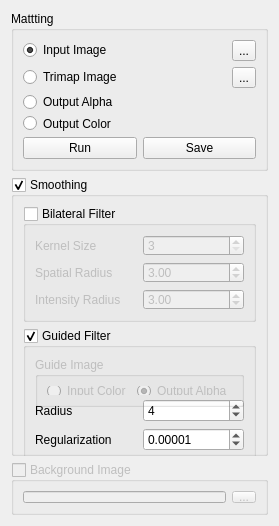
<?xml version="1.0" encoding="UTF-8"?>
<ui version="4.0">
 <class>AlphaMattingWidget</class>
 <widget class="QWidget" name="AlphaMattingWidget">
  <property name="geometry">
   <rect>
    <x>0</x>
    <y>0</y>
    <width>248</width>
    <height>522</height>
   </rect>
  </property>
  <property name="windowTitle">
   <string>Alpha Matting</string>
  </property>
  <layout class="QVBoxLayout" name="verticalLayout_4">
   <item>
    <widget class="QGroupBox" name="mattingGroupBox">
     <property name="maximumSize">
      <size>
       <width>16777215</width>
       <height>160</height>
      </size>
     </property>
     <property name="title">
      <string>Mattting</string>
     </property>
     <layout class="QVBoxLayout" name="verticalLayout_3">
      <item>
       <layout class="QHBoxLayout" name="horizontalLayout">
        <item>
         <widget class="QRadioButton" name="inputImageRadioButton">
          <property name="text">
           <string>Input Image</string>
          </property>
          <property name="checked">
           <bool>true</bool>
          </property>
         </widget>
        </item>
        <item>
         <widget class="QToolButton" name="inputImgToolButton">
          <property name="text">
           <string>...</string>
          </property>
         </widget>
        </item>
       </layout>
      </item>
      <item>
       <layout class="QHBoxLayout" name="horizontalLayout_2">
        <item>
         <widget class="QRadioButton" name="trimapImageRadioButton">
          <property name="text">
           <string>Trimap Image</string>
          </property>
         </widget>
        </item>
        <item>
         <widget class="QToolButton" name="trimapImgToolButton">
          <property name="text">
           <string>...</string>
          </property>
         </widget>
        </item>
       </layout>
      </item>
      <item>
       <layout class="QVBoxLayout" name="verticalLayout">
        <item>
         <widget class="QRadioButton" name="outputAlphaRadioButton">
          <property name="text">
           <string>Output Alpha</string>
          </property>
         </widget>
        </item>
        <item>
         <widget class="QRadioButton" name="outputColorRadioButton">
          <property name="text">
           <string>Output Color</string>
          </property>
         </widget>
        </item>
       </layout>
      </item>
      <item>
       <layout class="QHBoxLayout" name="horizontalLayout_5">
        <item>
         <widget class="QPushButton" name="runPushButton">
          <property name="text">
           <string>Run</string>
          </property>
         </widget>
        </item>
        <item>
         <widget class="QPushButton" name="savePushButton">
          <property name="text">
           <string>Save</string>
          </property>
         </widget>
        </item>
       </layout>
      </item>
     </layout>
    </widget>
   </item>
   <item>
    <widget class="QGroupBox" name="filteringGroupBox">
     <property name="minimumSize">
      <size>
       <width>0</width>
       <height>279</height>
      </size>
     </property>
     <property name="title">
      <string>Smoothing</string>
     </property>
     <property name="checkable">
      <bool>true</bool>
     </property>
     <property name="checked">
      <bool>true</bool>
     </property>
     <layout class="QVBoxLayout" name="verticalLayout_2">
      <item>
       <widget class="QGroupBox" name="bilateralGroupBox">
        <property name="title">
         <string>Bilateral Filter</string>
        </property>
        <property name="checkable">
         <bool>true</bool>
        </property>
        <property name="checked">
         <bool>false</bool>
        </property>
        <layout class="QGridLayout" name="gridLayout">
         <item row="0" column="0">
          <widget class="QLabel" name="bilateralKernelLabel">
           <property name="text">
            <string>Kernel Size</string>
           </property>
          </widget>
         </item>
         <item row="0" column="1">
          <widget class="QSpinBox" name="bilateralKernelSpinBox">
           <property name="minimum">
            <number>3</number>
           </property>
           <property name="maximum">
            <number>99</number>
           </property>
           <property name="singleStep">
            <number>2</number>
           </property>
           <property name="value">
            <number>3</number>
           </property>
          </widget>
         </item>
         <item row="1" column="0">
          <widget class="QLabel" name="bilateralSpatialLabel">
           <property name="text">
            <string>Spatial Radius</string>
           </property>
          </widget>
         </item>
         <item row="1" column="1">
          <widget class="QDoubleSpinBox" name="bilateralSpatialSpinBox">
           <property name="singleStep">
            <double>1.000000000000000</double>
           </property>
           <property name="value">
            <double>3.000000000000000</double>
           </property>
          </widget>
         </item>
         <item row="2" column="0">
          <widget class="QLabel" name="bilateralIntensityLabel">
           <property name="text">
            <string>Intensity Radius</string>
           </property>
          </widget>
         </item>
         <item row="2" column="1">
          <widget class="QDoubleSpinBox" name="bilateralIntensitySpinBox">
           <property name="singleStep">
            <double>1.000000000000000</double>
           </property>
           <property name="value">
            <double>3.000000000000000</double>
           </property>
          </widget>
         </item>
        </layout>
       </widget>
      </item>
      <item>
       <widget class="QGroupBox" name="guidedGroupBox">
        <property name="minimumSize">
         <size>
          <width>0</width>
          <height>135</height>
         </size>
        </property>
        <property name="title">
         <string>Guided Filter</string>
        </property>
        <property name="checkable">
         <bool>true</bool>
        </property>
        <property name="checked">
         <bool>true</bool>
        </property>
        <layout class="QGridLayout" name="gridLayout_2">
         <item row="1" column="0">
          <widget class="QLabel" name="guidedKernelLabel">
           <property name="text">
            <string>Radius</string>
           </property>
          </widget>
         </item>
         <item row="1" column="1">
          <widget class="QSpinBox" name="guidedKernelSpinBox">
           <property name="minimum">
            <number>1</number>
           </property>
           <property name="maximum">
            <number>99</number>
           </property>
           <property name="singleStep">
            <number>1</number>
           </property>
           <property name="value">
            <number>4</number>
           </property>
          </widget>
         </item>
         <item row="2" column="0">
          <widget class="QLabel" name="guidedRegularizationLabel">
           <property name="text">
            <string>Regularization</string>
           </property>
          </widget>
         </item>
         <item row="2" column="1">
          <widget class="QDoubleSpinBox" name="guidedRegularizationSpinBox">
           <property name="decimals">
            <number>5</number>
           </property>
           <property name="singleStep">
            <double>0.001000000000000</double>
           </property>
           <property name="value">
            <double>0.000010000000000</double>
           </property>
          </widget>
         </item>
         <item row="0" column="0" colspan="2">
          <widget class="QGroupBox" name="guidedImageGroupBox">
           <property name="enabled">
            <bool>false</bool>
           </property>
           <property name="minimumSize">
            <size>
             <width>0</width>
             <height>50</height>
            </size>
           </property>
           <property name="title">
            <string>Guide Image</string>
           </property>
           <property name="checkable">
            <bool>false</bool>
           </property>
           <property name="checked">
            <bool>false</bool>
           </property>
           <layout class="QHBoxLayout" name="horizontalLayout_3">
            <item>
             <widget class="QRadioButton" name="guideInputColorRadioButton">
              <property name="text">
               <string>Input Color</string>
              </property>
              <property name="checked">
               <bool>false</bool>
              </property>
             </widget>
            </item>
            <item>
             <widget class="QRadioButton" name="guideOutputAlphaRadioButton">
              <property name="text">
               <string>Output Alpha</string>
              </property>
              <property name="checked">
               <bool>true</bool>
              </property>
             </widget>
            </item>
           </layout>
          </widget>
         </item>
        </layout>
       </widget>
      </item>
     </layout>
    </widget>
   </item>
   <item>
    <widget class="QGroupBox" name="backgroundImageGroupBox">
     <property name="enabled">
      <bool>false</bool>
     </property>
     <property name="minimumSize">
      <size>
       <width>0</width>
       <height>53</height>
      </size>
     </property>
     <property name="title">
      <string>Background Image</string>
     </property>
     <property name="checkable">
      <bool>true</bool>
     </property>
     <property name="checked">
      <bool>false</bool>
     </property>
     <layout class="QHBoxLayout" name="horizontalLayout_4">
      <item>
       <widget class="QLineEdit" name="backgroundImageLineEdit"/>
      </item>
      <item>
       <widget class="QToolButton" name="backgroundImageToolButton">
        <property name="text">
         <string>...</string>
        </property>
       </widget>
      </item>
     </layout>
    </widget>
   </item>
  </layout>
 </widget>
 <resources/>
 <connections>
  <connection>
   <sender>inputImgToolButton</sender>
   <signal>clicked()</signal>
   <receiver>AlphaMattingWidget</receiver>
   <slot>openInputImage()</slot>
   <hints>
    <hint type="sourcelabel">
     <x>233</x>
     <y>42</y>
    </hint>
    <hint type="destinationlabel">
     <x>132</x>
     <y>249</y>
    </hint>
   </hints>
  </connection>
  <connection>
   <sender>trimapImgToolButton</sender>
   <signal>clicked()</signal>
   <receiver>AlphaMattingWidget</receiver>
   <slot>openTrimapImage()</slot>
   <hints>
    <hint type="sourcelabel">
     <x>233</x>
     <y>69</y>
    </hint>
    <hint type="destinationlabel">
     <x>132</x>
     <y>249</y>
    </hint>
   </hints>
  </connection>
  <connection>
   <sender>inputImageRadioButton</sender>
   <signal>toggled(bool)</signal>
   <receiver>AlphaMattingWidget</receiver>
   <slot>onInputRadioButtonToggled(bool)</slot>
   <hints>
    <hint type="sourcelabel">
     <x>117</x>
     <y>42</y>
    </hint>
    <hint type="destinationlabel">
     <x>132</x>
     <y>249</y>
    </hint>
   </hints>
  </connection>
  <connection>
   <sender>trimapImageRadioButton</sender>
   <signal>toggled(bool)</signal>
   <receiver>AlphaMattingWidget</receiver>
   <slot>onTrimapRadioButtonToggled(bool)</slot>
   <hints>
    <hint type="sourcelabel">
     <x>117</x>
     <y>69</y>
    </hint>
    <hint type="destinationlabel">
     <x>132</x>
     <y>249</y>
    </hint>
   </hints>
  </connection>
  <connection>
   <sender>outputAlphaRadioButton</sender>
   <signal>toggled(bool)</signal>
   <receiver>AlphaMattingWidget</receiver>
   <slot>onOutputAlphaRadioButtonToggled(bool)</slot>
   <hints>
    <hint type="sourcelabel">
     <x>132</x>
     <y>94</y>
    </hint>
    <hint type="destinationlabel">
     <x>132</x>
     <y>249</y>
    </hint>
   </hints>
  </connection>
  <connection>
   <sender>savePushButton</sender>
   <signal>clicked()</signal>
   <receiver>AlphaMattingWidget</receiver>
   <slot>onSaveButtonClicked()</slot>
   <hints>
    <hint type="sourcelabel">
     <x>218</x>
     <y>482</y>
    </hint>
    <hint type="destinationlabel">
     <x>132</x>
     <y>251</y>
    </hint>
   </hints>
  </connection>
  <connection>
   <sender>runPushButton</sender>
   <signal>clicked()</signal>
   <receiver>AlphaMattingWidget</receiver>
   <slot>onRunButtonClicked()</slot>
   <hints>
    <hint type="sourcelabel">
     <x>106</x>
     <y>123</y>
    </hint>
    <hint type="destinationlabel">
     <x>132</x>
     <y>324</y>
    </hint>
   </hints>
  </connection>
  <connection>
   <sender>outputColorRadioButton</sender>
   <signal>toggled(bool)</signal>
   <receiver>AlphaMattingWidget</receiver>
   <slot>onOutputColorRadioButtonToggled(bool)</slot>
   <hints>
    <hint type="sourcelabel">
     <x>122</x>
     <y>118</y>
    </hint>
    <hint type="destinationlabel">
     <x>122</x>
     <y>250</y>
    </hint>
   </hints>
  </connection>
  <connection>
   <sender>filteringGroupBox</sender>
   <signal>toggled(bool)</signal>
   <receiver>AlphaMattingWidget</receiver>
   <slot>onFilteringToggled(bool)</slot>
   <hints>
    <hint type="sourcelabel">
     <x>122</x>
     <y>304</y>
    </hint>
    <hint type="destinationlabel">
     <x>122</x>
     <y>250</y>
    </hint>
   </hints>
  </connection>
  <connection>
   <sender>bilateralGroupBox</sender>
   <signal>toggled(bool)</signal>
   <receiver>AlphaMattingWidget</receiver>
   <slot>onBilateralFilterToggled(bool)</slot>
   <hints>
    <hint type="sourcelabel">
     <x>122</x>
     <y>250</y>
    </hint>
    <hint type="destinationlabel">
     <x>122</x>
     <y>250</y>
    </hint>
   </hints>
  </connection>
  <connection>
   <sender>guidedGroupBox</sender>
   <signal>toggled(bool)</signal>
   <receiver>AlphaMattingWidget</receiver>
   <slot>onGuidedFilterToggled(bool)</slot>
   <hints>
    <hint type="sourcelabel">
     <x>122</x>
     <y>366</y>
    </hint>
    <hint type="destinationlabel">
     <x>122</x>
     <y>250</y>
    </hint>
   </hints>
  </connection>
  <connection>
   <sender>bilateralKernelSpinBox</sender>
   <signal>valueChanged(int)</signal>
   <receiver>AlphaMattingWidget</receiver>
   <slot>onBilateralFilterUpdate()</slot>
   <hints>
    <hint type="sourcelabel">
     <x>170</x>
     <y>230</y>
    </hint>
    <hint type="destinationlabel">
     <x>122</x>
     <y>250</y>
    </hint>
   </hints>
  </connection>
  <connection>
   <sender>bilateralSpatialSpinBox</sender>
   <signal>valueChanged(double)</signal>
   <receiver>AlphaMattingWidget</receiver>
   <slot>onBilateralFilterUpdate()</slot>
   <hints>
    <hint type="sourcelabel">
     <x>170</x>
     <y>256</y>
    </hint>
    <hint type="destinationlabel">
     <x>122</x>
     <y>250</y>
    </hint>
   </hints>
  </connection>
  <connection>
   <sender>bilateralIntensitySpinBox</sender>
   <signal>valueChanged(double)</signal>
   <receiver>AlphaMattingWidget</receiver>
   <slot>onBilateralFilterUpdate()</slot>
   <hints>
    <hint type="sourcelabel">
     <x>170</x>
     <y>282</y>
    </hint>
    <hint type="destinationlabel">
     <x>122</x>
     <y>250</y>
    </hint>
   </hints>
  </connection>
  <connection>
   <sender>guidedKernelSpinBox</sender>
   <signal>valueChanged(int)</signal>
   <receiver>AlphaMattingWidget</receiver>
   <slot>onGuidedFilterUpdate()</slot>
   <hints>
    <hint type="sourcelabel">
     <x>170</x>
     <y>377</y>
    </hint>
    <hint type="destinationlabel">
     <x>122</x>
     <y>250</y>
    </hint>
   </hints>
  </connection>
  <connection>
   <sender>guidedRegularizationSpinBox</sender>
   <signal>valueChanged(double)</signal>
   <receiver>AlphaMattingWidget</receiver>
   <slot>onGuidedFilterUpdate()</slot>
   <hints>
    <hint type="sourcelabel">
     <x>170</x>
     <y>403</y>
    </hint>
    <hint type="destinationlabel">
     <x>122</x>
     <y>250</y>
    </hint>
   </hints>
  </connection>
  <connection>
   <sender>guideInputColorRadioButton</sender>
   <signal>clicked()</signal>
   <receiver>AlphaMattingWidget</receiver>
   <slot>onGuidedFilterUpdate()</slot>
   <hints>
    <hint type="sourcelabel">
     <x>77</x>
     <y>364</y>
    </hint>
    <hint type="destinationlabel">
     <x>122</x>
     <y>262</y>
    </hint>
   </hints>
  </connection>
  <connection>
   <sender>guideOutputAlphaRadioButton</sender>
   <signal>clicked()</signal>
   <receiver>AlphaMattingWidget</receiver>
   <slot>onGuidedFilterUpdate()</slot>
   <hints>
    <hint type="sourcelabel">
     <x>163</x>
     <y>364</y>
    </hint>
    <hint type="destinationlabel">
     <x>122</x>
     <y>262</y>
    </hint>
   </hints>
  </connection>
  <connection>
   <sender>guidedImageGroupBox</sender>
   <signal>toggled(bool)</signal>
   <receiver>AlphaMattingWidget</receiver>
   <slot>onGuidedFilterUpdate()</slot>
   <hints>
    <hint type="sourcelabel">
     <x>122</x>
     <y>358</y>
    </hint>
    <hint type="destinationlabel">
     <x>122</x>
     <y>262</y>
    </hint>
   </hints>
  </connection>
 </connections>
 <slots>
  <signal>showImage(QImage)</signal>
  <signal>filterChanged(int)</signal>
  <signal>bilateralFilterChanged(int,float,float)</signal>
  <signal>guidedFilterChanged(int,float,bool,QImage)</signal>
  <slot>openInputImage()</slot>
  <slot>openTrimapImage()</slot>
  <slot>onInputRadioButtonToggled(bool)</slot>
  <slot>onTrimapRadioButtonToggled(bool)</slot>
  <slot>onOutputAlphaRadioButtonToggled(bool)</slot>
  <slot>onOutputColorRadioButtonToggled(bool)</slot>
  <slot>onSaveButtonClicked()</slot>
  <slot>onRunButtonClicked()</slot>
  <slot>onFilteringToggled(bool)</slot>
  <slot>onBilateralFilterToggled(bool)</slot>
  <slot>onGuidedFilterToggled(bool)</slot>
  <slot>onBilateralFilterUpdate()</slot>
  <slot>onGuidedFilterUpdate()</slot>
 </slots>
</ui>
